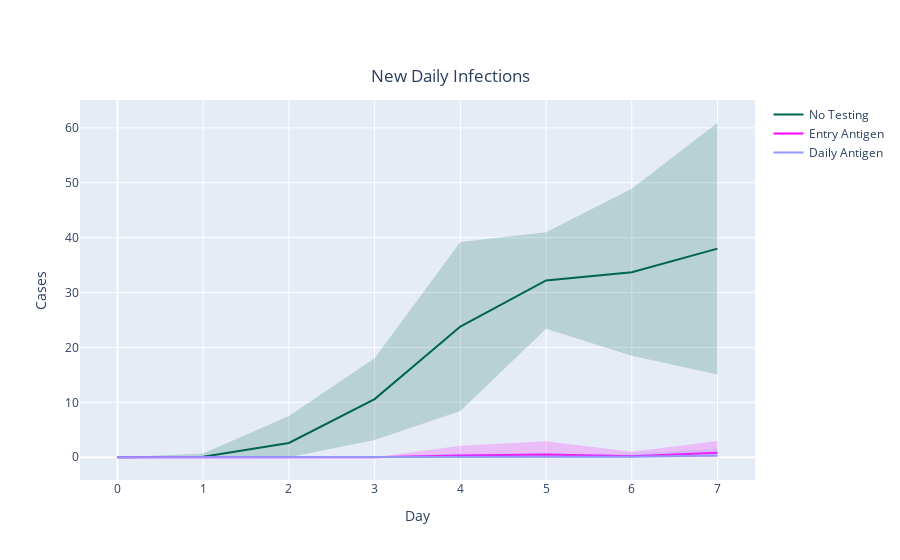

Write notebook code for a chart like this one.
### Code cell
# Figure: New Infections - Testing

fig = go.Figure([
    go.Scatter( # Default
        x=default_scen_new_inf['dates'].tolist(),
        y=default_scen_new_inf['new_infections'].tolist(),
        line=dict(color='rgb(0,100,80)'),
        mode='lines',
        name="No Testing",
        showlegend=True
    ),
    go.Scatter( # Default confidence interval
        x=default_scen_new_inf['dates'].tolist()+default_scen_new_inf['dates'].tolist()[::-1], # x, then x reversed
        y=default_scen_new_inf['new_infections_high'].tolist()+default_scen_new_inf['new_infections_low'].tolist()[::-1], # upper, then lower reversed
        fill='toself',
        fillcolor='rgba(0,100,80,0.2)',
        line=dict(color='rgba(255,255,255,0)'),
        hoverinfo="skip",
        showlegend=False,
        #name = 'Mixed 95% Confidence Interval'
    ),
    go.Scatter( # Entry Antigen
        x=entry_antigen_scen_new_inf['dates'].tolist(),
        y=entry_antigen_scen_new_inf['new_infections'].tolist(),
        line=dict(color='rgb(255,0,255)'),
        mode='lines',
        name="Entry Antigen",
        showlegend=True
    ),
    go.Scatter( # Entry Antigen confidence interval
        x=entry_antigen_scen_new_inf['dates'].tolist()+entry_antigen_scen_new_inf['dates'].tolist()[::-1], # x, then x reversed
        y=entry_antigen_scen_new_inf['new_infections_high'].tolist()+entry_antigen_scen_new_inf['new_infections_low'].tolist()[::-1], # upper, then lower reversed
        fill='toself',
        fillcolor='rgba(255,0,255,0.2)',
        line=dict(color='rgba(255,255,255,0)'),
        hoverinfo="skip",
        showlegend=False,
        #name = 'Mixed 95% Confidence Interval'
    ),
    go.Scatter( # Daily Antigen
        x=daily_antigen_scen_new_inf['dates'].tolist(),
        y=daily_antigen_scen_new_inf['new_infections'].tolist(),
        line=dict(color='rgb(150,150,255)'),
        mode='lines',
        name="Daily Antigen",
        showlegend=True
    ),
    go.Scatter( # Daily Antigen confidence interval
        x=daily_antigen_scen_new_inf['dates'].tolist()+daily_antigen_scen_new_inf['dates'].tolist()[::-1], # x, then x reversed
        y=daily_antigen_scen_new_inf['new_infections_high'].tolist()+daily_antigen_scen_new_inf['new_infections_low'].tolist()[::-1], # upper, then lower reversed
        fill='toself',
        fillcolor='rgba(150,150,255,0.2)',
        line=dict(color='rgba(255,255,255,0)'),
        hoverinfo="skip",
        showlegend=False,
        #name = 'Mixed 95% Confidence Interval'
    )
    
])

fig.update_layout(
    title_text='New Daily Infections', title_x=0.5, title_y=0.875,
    xaxis_title="Day",
    yaxis_title="Cases"
)

fig.show()

### Figure 1 — Plotly figure (JSON) as saved in the notebook; plotly's stock layout.template omitted (floating-point values rounded to 4 significant figures)
{"data": [{"line": {"color": "rgb(0,100,80)"}, "mode": "lines", "name": "No Testing", "showlegend": true, "type": "scatter", "x": [0, 1, 2, 3, 4, 5, 6, 7], "y": [0, 0.1, 2.6, 10.6, 23.8, 32.2, 33.7, 38]}, {"fill": "toself", "fillcolor": "rgba(0,100,80,0.2)", "hoverinfo": "skip", "line": {"color": "rgba(255,255,255,0)"}, "showlegend": false, "type": "scatter", "x": [0, 1, 2, 3, 4, 5, 6, 7, 7, 6, 5, 4, 3, 2, 1, 0], "y": [0, 0.7, 7.515, 18.04, 39.18, 41, 48.91, 60.93, 15.07, 18.49, 23.4, 8.417, 3.16, 0, 0, 0]}, {"line": {"color": "rgb(255,0,255)"}, "mode": "lines", "name": "Entry Antigen", "showlegend": true, "type": "scatter", "x": [0, 1, 2, 3, 4, 5, 6, 7], "y": [0, 0, 0, 0, 0.3, 0.5, 0.2, 0.8]}, {"fill": "toself", "fillcolor": "rgba(255,0,255,0.2)", "hoverinfo": "skip", "line": {"color": "rgba(255,255,255,0)"}, "showlegend": false, "type": "scatter", "x": [0, 1, 2, 3, 4, 5, 6, 7, 7, 6, 5, 4, 3, 2, 1, 0], "y": [0, 0, 0, 0, 2.1, 2.908, 1.0, 2.954, 0, 0, 0, 0, 0, 0, 0, 0]}, {"line": {"color": "rgb(150,150,255)"}, "mode": "lines", "name": "Daily Antigen", "showlegend": true, "type": "scatter", "x": [0, 1, 2, 3, 4, 5, 6, 7], "y": [0, 0, 0, 0, 0.1, 0.1, 0.1, 0.3]}, {"fill": "toself", "fillcolor": "rgba(150,150,255,0.2)", "hoverinfo": "skip", "line": {"color": "rgba(255,255,255,0)"}, "showlegend": false, "type": "scatter", "x": [0, 1, 2, 3, 4, 5, 6, 7, 7, 6, 5, 4, 3, 2, 1, 0], "y": [0, 0, 0, 0, 0.7, 0.7, 0.7, 1.581, 0, 0, 0, 0, 0, 0, 0, 0]}], "layout": {"title": {"text": "New Daily Infections", "x": 0.5, "y": 0.875}, "xaxis": {"title": {"text": "Day"}}, "yaxis": {"title": {"text": "Cases"}}}}
